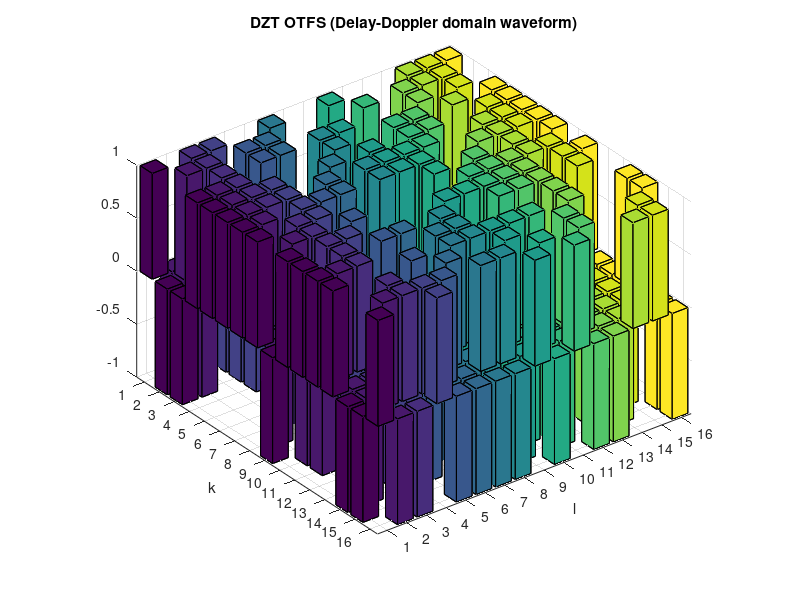
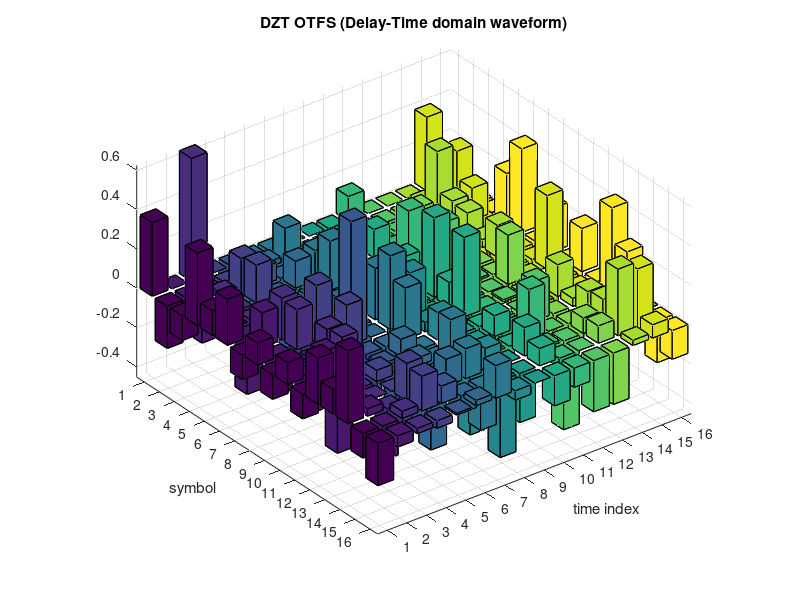
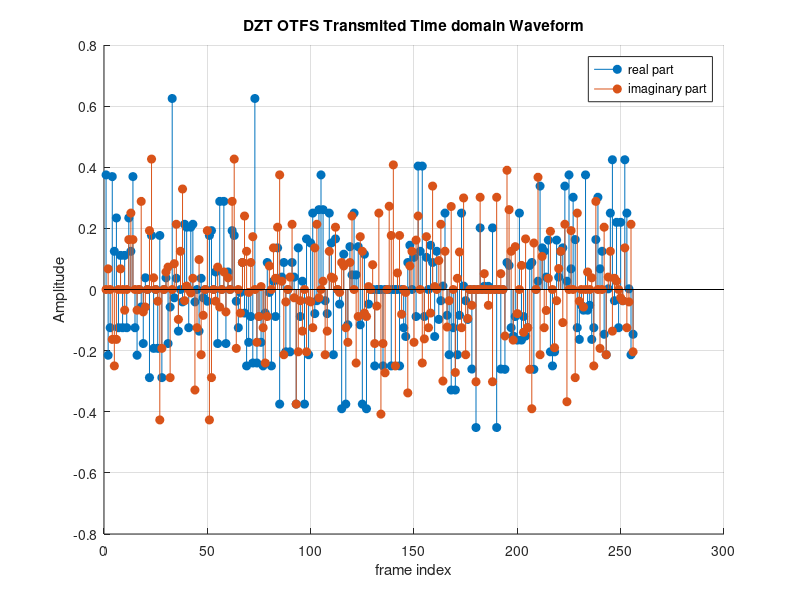
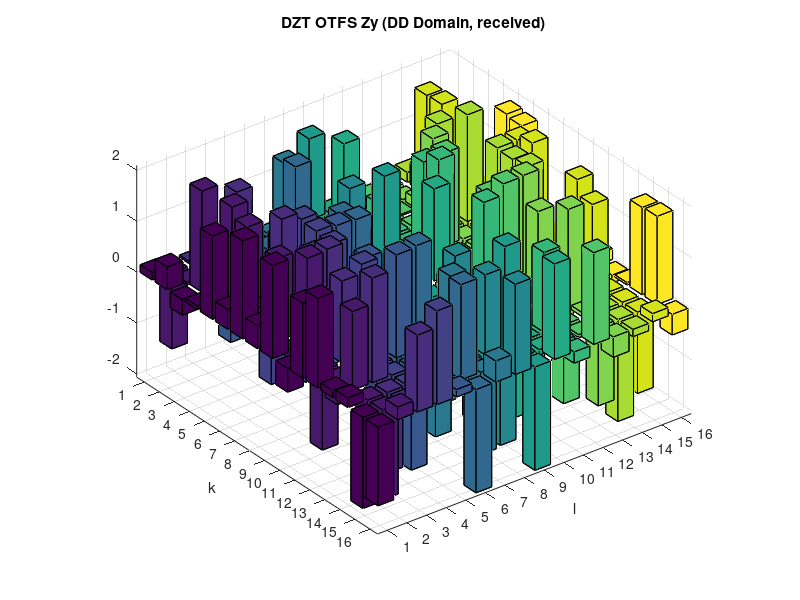

MATLAB code for these plots, in order:
% ----------------------------
% 系統參數設定（根據論文）
% ----------------------------
clc; clear all; close all;

% Parameter
B = 60e3;           % Bandwidth (Hz) (pulse delay width = 1/B)
Ts = 1 / B;         % sampling rate (s)
T = 4.27e-3;        % Pulsone time 4.27 mus (pulse doppler width = 1/T)
tau_p = 0.267e-3;   % delay period
nu_p  = 1/tau_p;
K = round(tau_p*B); % Doppler bins
L = round(nu_p*T);  % Delay bins
N_sym = K * L;          % Total symbols
P = 4;              % Channel paths
mod_order = 2;      % BPSK
% pulse shaping
rolloff = 0;        % Rectangular pulse shaping

%
powProfile = [0,-1,-9,-10];    % hi Power profile [dB]
linearpowProfile = 10.^(powProfile/10);

% BPSK modulator
bitsPerSymbol = log2(mod_order);
modFunc = @(x) 2*x - 1; % BPSK: 0 -> -1, 1 -> +1
% BPSK Symbol mapping
tx_bits = randi([0 1], N_sym, 1);
tx_symbols = modFunc(tx_bits);

% DD-grid
Zx = reshape(tx_symbols, K, L);  % Size: K × L

% ----------------------------
% DZT-OTFS modulator
% ----------------------------
function tx_time = dzt_otfs_modulate(Zx)
    [K, L] = size(Zx);
    tx_grid = zeros(K, L);
    for l = 1:L
        % 對每個延遲 bin 的 Doppler vector 做 IFFT
        tx_grid(:, l) = ifft(Zx(:, l), K);  % 沿 Doppler軸IFFT
    end
    % P/S to time domain signal (column)
    tx_time = reshape(tx_grid, K*L, 1);
end

% ----------------------------
% 2-step OTFS modulator（ISFFT + OFDM-like）
% ----------------------------
function tx_time = twostep_otfs_modulate(Zx)
    [K, L] = size(Zx);
    % SFFT = DFT along delay (L), IFFT along Doppler (K)
    sfft_temp = zeros(K, L);
    for k = 1:K
        sfft_temp(k, :) = fft(Zx(k, :), L);  % Delay DFT
    end
    sfft_out = zeros(K, L);
    for l = 1:L
        sfft_out(:, l) = ifft(sfft_temp(:, l), K);  % Doppler IFFT
    end
    
    % freq to delay(K-point IFFT)
    tx_time_temp = zeros(K,L);
    for k= 1:K
        tx_time_temp(k,:) = ifft(sfft_out(k,:), L);
    end

    tx_time = reshape(tx_time_temp, K*L, 1);
end
% ----------------------------
% H_dd generator
% ----------------------------
function [H_dd,delay_p, doppler_p, gain_p ] = generate_dd_channel(K, L, P, Ts, tau_max, nu_max,linearpowProfile)

    N = K * L;
    H_dd = zeros(N, N);  % 建立稀疏通道矩陣

    alpha_max = round(tau_max / Ts);
    delay_p   = zeros(1,P);
    doppler_p       = zeros(1,P);
    gain_p       = zeros(1,P);
    phase_shift_p = zeros(1, P);
    for p = 1:P
        
        % delay tap index
        if p==1
            delay_p(p) = 0;
        else
            delay_p(p) = randi([1 alpha_max]); %Integer delay
        end
        % Doppler shift index
        theta   = rand()*2*pi - pi;  % θ ∈ [−π, π]
        nu_p    = nu_max * cos(theta);
        doppler_p(p)     = round(K *L* Ts * nu_p);  % quantized Doppler shift index

        % path gain
        gain_p(p)    = linearpowProfile(p);
        phase_shift_p(p) = exp(1i*2*pi*delay_p(p)*doppler_p(p));
        %a_p    = (randn + 1j * randn)/sqrt(2);  % CN(0,1)
        %}
        
        % Define DD domain channel matrix(Assume Perfect CSI)
        for m = 0:K-1
            for n = 0:L-1
                in_idx = m*L + n + 1;  % row-major index
                out_k = mod(m + delay_p(p), K);
                out_l = mod(n + doppler_p(p), L);
                out_idx = out_k*L + out_l + 1;
                H_dd(out_idx, in_idx) = H_dd(out_idx, in_idx) + gain_p(p);
            end
        end
    end
end
% ----------------------------
%% parameter（Figure 4）
% ----------------------------
snr_dB_range = 0:5:25;
num_iter = 1;
P = 4;
tau_max = 8 * Ts;
nu_max = 937;  % Hz
%tau_max = 2 * Ts;
%nu_max = 11.25e3;
ber_dzt = zeros(size(snr_dB_range));
ber_2step = zeros(size(snr_dB_range));

for idx = 1:length(snr_dB_range)
    snr_db = snr_dB_range(idx);
    snr_lin = 10^(snr_db/10);
    noise_var = 1/snr_lin;

    err_dzt = 0;
    err_2step = 0;
    total_bits = 0;

    for trial = 1:num_iter
        %% === 1. Generate input symbols ===
        bits = randi([0 1], K*L, 1);
        symbols = 2*bits - 1;  % BPSK
        Zx = reshape(symbols, K, L);

        %% === 2. Generate same channel for both systems ===
        [H_dd,delay_p, doppler_p, gain_p] = generate_dd_channel(K, L, P, Ts, tau_max, nu_max,linearpowProfile);

        %% === 3. DZT-OTFS tranceiver ===
        tx_dzt = dzt_otfs_modulate(Zx);
        Zy_dzt = H_dd * Zx(:);  % perfect CSI model
        noise  = sqrt(noise_var/2)*(randn(size(Zy_dzt)) + 1j*randn(size(Zy_dzt)));
        Zy_dzt = Zy_dzt + noise;
        
        %% === 4. 2-step OTFS tranceiver ===
        tx_2step = twostep_otfs_modulate(Zx);
        Zy_2step = H_dd * Zx(:);
        Zy_2step = Zy_2step + noise;

        %% === 5. MMSE detection ===
        H = H_dd;
        W_mmse = (H'*H + noise_var * eye(K*L)) \ H';  % MMSE
        % DZT OTFS detection
        Zhat_dzt = W_mmse * Zy_dzt;
        demod_dzt = real(Zhat_dzt) > 0;
        err_dzt = err_dzt + sum(bits ~= demod_dzt);
        % 2-step OTFS detection
        Zhat_2step = W_mmse * Zy_2step;
        demod_2step = real(Zhat_2step) > 0;
        err_2step = err_2step + sum(bits ~= demod_2step);

        total_bits = total_bits + length(bits);
        if mod(trial,1000) == 0
        fprintf("===== %d iteration complete ====\n",trial);
        end
    end

    ber_dzt(idx) = err_dzt / total_bits;
    ber_2step(idx) = err_2step / total_bits;

    fprintf('SNR = %2d dB: DZT-BER = %.4e, 2step-BER = %.4e\n', ...
        snr_db, ber_dzt(idx), ber_2step(idx));
end
%% DZT OTFS signal 3D plot
figure; bar3(real(Zx)); title('DZT OTFS (Delay-Doppler domain waveform)'); xlabel('l'); ylabel('k');
figure; bar3(real(reshape(tx_dzt, K, L))); title('DZT OTFS (Delay-Time domain waveform)'); xlabel('time index'); ylabel('symbol');
figure; 
hold on; 
stem(real(tx_dzt), "filled"); stem(imag(tx_dzt), "filled") ;  legend('real part', 'imaginary part'); grid on;
title('DZT OTFS Transmited Time domain Waveform'); xlabel('frame index'); ylabel('Amplitude');
hold off;
figure; bar3(real(reshape(Zy_dzt, K, L))); title('DZT OTFS Zy (DD Domain, received)'); xlabel('l'); ylabel('k');
figure; bar3(real(reshape(Zhat_dzt(:), K, L))); title('DZT OTFS Z\_equalized (MMSE)'); xlabel('l'); ylabel('k');

%% 2-step OTFS signal 3D plot
figure; bar3(real(Zx)); title('2-step OTFS (Delay-Doppler domain waveform)'); xlabel('l'); ylabel('k');
figure; bar3(real(reshape(tx_2step, K, L))); title('2-step OTFS (Delay-Time domain waveform)'); xlabel('time index'); ylabel('symbol');
figure; 
hold on; 
stem(real(tx_2step), "filled"); stem(imag(tx_2step), "filled") ;legend('real part', 'imaginary part'); grid on;
title('2-step OTFS Transmited Time domain Waveform'); xlabel('frame index'); ylabel('Amplitude');
hold off;
figure; bar3(real(reshape(Zy_2step, K, L))); title('2-step OTFS (DD Domain, received)'); xlabel('l'); ylabel('k');
figure; bar3(real(reshape(Zhat_2step(:), K, L))); title('2-step OTFS Z\_equalized (MMSE)'); xlabel('l'); ylabel('k');

figure; surf(abs(H_dd),'FaceColor','interp'); title('DD domain channel matrix H\_dd (abs)'); xlabel('delay'); ylabel('doppler');

% ----------------------------
%% BER curve compare
% ----------------------------
figure;
semilogy(snr_dB_range, ber_dzt, 'o-', 'LineWidth', 2); hold on;
semilogy(snr_dB_range, ber_2step, 's--', 'LineWidth', 2);
grid on;
xlabel('SNR (dB)');
ylabel('Bit Error Rate');
legend('DZT-OTFS', '2-step OTFS');
title('BER vs SNR (Figure 4: \nu_{max}=937Hz, \tau_{max}=8T_s)');
